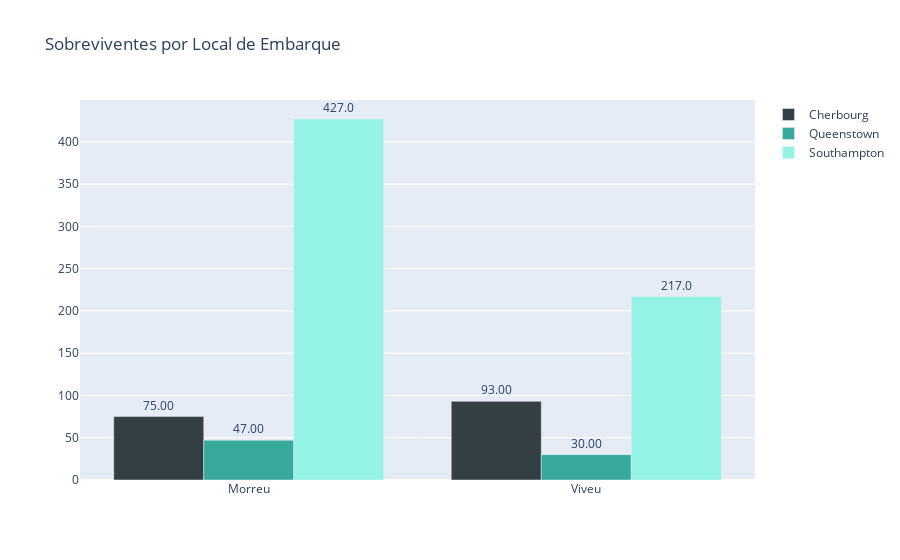

The cell this chart's notebook holds for it:
### Code cell
sex_survived = train.groupby(['Survived','Embarked'],as_index=False).agg({'PassengerId':'count'})
sex_survived['Survived_label'] = sex_survived.Survived.map(lambda x: 'Morreu' if x==0 else 'Viveu')
sex_survived['Embarked_name'] = sex_survived.Embarked.map(lambda x: 'Cherbourg' if x=='C' else 'Queenstown' if x=='Q' else 'Southampton')
fig = px.bar(sex_survived,
             text='PassengerId',
             x='Survived_label',
             y='PassengerId',
             color='Embarked_name',
             barmode='group',
             title='Sobreviventes por Local de Embarque',
             labels={'Survived_label':'','PassengerId':'','Embarked_name':''},
             color_discrete_sequence=colors
             )
fig.update_traces(texttemplate='%{text:.4s}', textposition='outside')
fig.update_layout(uniformtext_minsize=8, uniformtext_mode='hide')
fig.show()

### Figure 1 — Plotly figure (JSON) as saved in the notebook; plotly's stock layout.template omitted (floating-point values rounded to 4 significant figures)
{"data": [{"alignmentgroup": "True", "hovertemplate": "=%{text}<extra></extra>", "legendgroup": "Cherbourg", "marker": {"color": "#333F44", "pattern": {"shape": ""}}, "name": "Cherbourg", "offsetgroup": "Cherbourg", "orientation": "v", "showlegend": true, "text": [75, 93], "textposition": "outside", "texttemplate": "%{text:.4s}", "type": "bar", "x": ["Morreu", "Viveu"], "xaxis": "x", "y": [75, 93], "yaxis": "y"}, {"alignmentgroup": "True", "hovertemplate": "=%{text}<extra></extra>", "legendgroup": "Queenstown", "marker": {"color": "#37AA9C", "pattern": {"shape": ""}}, "name": "Queenstown", "offsetgroup": "Queenstown", "orientation": "v", "showlegend": true, "text": [47, 30], "textposition": "outside", "texttemplate": "%{text:.4s}", "type": "bar", "x": ["Morreu", "Viveu"], "xaxis": "x", "y": [47, 30], "yaxis": "y"}, {"alignmentgroup": "True", "hovertemplate": "=%{text}<extra></extra>", "legendgroup": "Southampton", "marker": {"color": "#94F3E4", "pattern": {"shape": ""}}, "name": "Southampton", "offsetgroup": "Southampton", "orientation": "v", "showlegend": true, "text": [427, 217], "textposition": "outside", "texttemplate": "%{text:.4s}", "type": "bar", "x": ["Morreu", "Viveu"], "xaxis": "x", "y": [427, 217], "yaxis": "y"}], "layout": {"barmode": "group", "legend": {"title": {"text": ""}, "tracegroupgap": 0}, "title": {"text": "Sobreviventes por Local de Embarque"}, "uniformtext": {"minsize": 8, "mode": "hide"}, "xaxis": {"anchor": "y", "domain": [0, 1], "title": {"text": ""}}, "yaxis": {"anchor": "x", "domain": [0, 1], "title": {"text": ""}}}}
